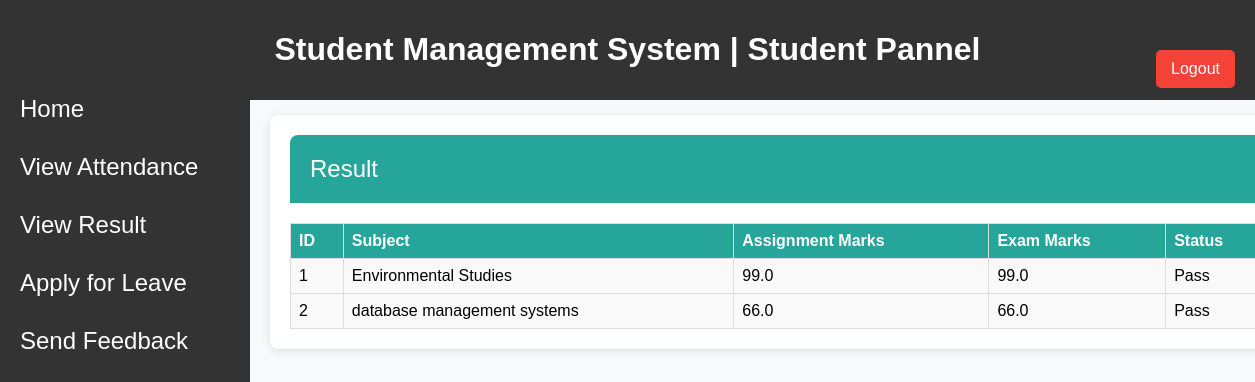
The page /student/result/ (signed in) on the database its author committed.
### college_app/models.py (models this page shows)
class Subject(models.Model):
    subject_id = models.UUIDField(default=uuid.uuid4, unique=True, primary_key=True)
    subject_name = models.CharField(max_length=255)
    course_id = models.ForeignKey(Course, on_delete=models.CASCADE)
    staff_id = models.ForeignKey(Staff, on_delete=models.CASCADE)
    created_at = models.DateTimeField(auto_now_add=True)
    updated_at = models.DateTimeField(auto_now=True)
    def __str__(self) -> str:
        return self.subject_name

class StudentResult(models.Model):
    result_id = models.UUIDField(default=uuid.uuid4, unique=True, primary_key=True)
    student_id = models.ForeignKey(Student, on_delete=models.DO_NOTHING)
    subject_id = models.ForeignKey(Subject, on_delete=models.CASCADE, default=1)
    subject_exam_marks = models.FloatField(default=0)
    subject_assignment_marks = models.FloatField(default=0)
    created_at = models.DateTimeField(auto_now_add=True)
    updated_at = models.DateTimeField(auto_now=True)

### Student_app/views.py (the view)
# urls.py: path("result/", result, name="result"),
def result(request):
    student = Student.objects.get(admin=request.user)
    student_data = StudentResult.objects.filter(student_id=student)
    results_with_status = []
    for result in student_data:
        total_marks = result.subject_assignment_marks + result.subject_exam_marks
        status = "Pass" if total_marks >= 33 else "Fail"
        results_with_status.append(
            {
                "subject_id": result.subject_id,
                "subject_assignment_marks": result.subject_assignment_marks,
                "subject_exam_marks": result.subject_exam_marks,
                "status": status,
            }
        )
    return render(request, "result.html", {"student_data": results_with_status})

### Student_app/templates/result.html (shortened to what this page needs)
{% extends "student.html" %}
{% load static %}
{% block content %}
<html>
<head>
</head>
<body>
    <div class="content">
        <div style="background-color: #26a69a;" class="student-table-header">
            <h2>Result</h2>
        </div>
        <table class="leave-history-table">
            <thead>
                <tr>
                    <th>ID</th>
                    <th>Subject</th>
                    <th>Assignment Marks</th>
                    <th>Exam Marks</th>
                    <th>Status</th>
                </tr>
            </thead>
            <tbody>
                {% for i in student_data %}
                    <tr>
                       <td>{{forloop.counter}}</td>
                       <td>{{i.subject_id}}</td>
                       <td>{{i.subject_assignment_marks}}</td>
                       <td>{{i.subject_exam_marks}}</td>
                        <td>{{i.status}}</td>
                    </tr>
                {% endfor %}
            </tbody>
        </table>
    </div>
</body>
</html>
{% endblock content %}

### Student_app/static/css/student.css (style rules this page uses)
body { font-family: Arial, sans-serif; background-color: #f4f4f4; margin: 0; padding: 50px; }

### Student_app/templates/result.html (style rules this page uses)
body { font-family: Arial, sans-serif; background-color: #f8f9fa; }
.content { width: 85%; margin: 65px 0px 0px 220px; padding: 20px; background-color: #fff; box-shadow: 0 2px 10px rgba(0, 0, 0, 0.1); border-radius: 8px; }
.student-table-header { display: flex; justify-content: space-between; align-items: center; background-color: #007bff; color: white; padding: 20px; border-top-left-radius: 8px; border-top-right-radius: 8px; }
.student-table-header h2 { margin: 0; font-weight: normal; }
.leave-history-table { width: 100%; border-collapse: collapse; margin-top: 20px; }
.leave-history-table th, .leave-history-table td { border: 1px solid #ddd; padding: 8px; }
.leave-history-table th { background-color: #26a69a; color: white; text-align: left; }
.leave-history-table td { background-color: #f9f9f9; }

### rows shown on the page
Subject: subject_id "Environmental Studies", subject_assignment_marks "99.0", subject_exam_marks "99.0", status "Pass"
Subject: subject_id "database management systems", subject_assignment_marks "66.0", subject_exam_marks "66.0", status "Pass"
